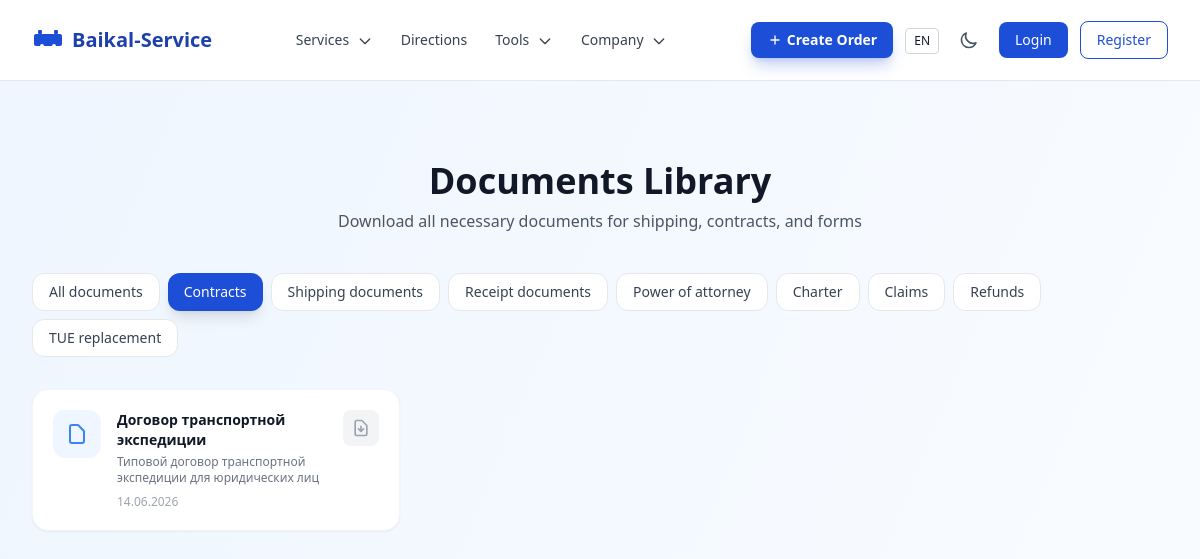
The app's page /ru/documents/ with its own data.
### apps/documents/models.py (models this page shows, shortened)
class Document(models.Model):
    class Category(models.TextChoices):
        CONTRACTS = 'contracts', _('Contracts')
        SHIPPING_DOCS = 'shipping_docs', _('Shipping documents')
        RECEIPT_DOCS = 'receipt_docs', _('Receipt documents')
        POWER_OF_ATTORNEY = 'power_of_attorney', _('Power of attorney')
        CHARTER = 'charter', _('Charter')
        CLAIMS = 'claims', _('Claims')
        REFUNDS = 'refunds', _('Refunds')
        TUE_REPLACEMENT = 'tue_replacement', _('TUE replacement')
    title = models.CharField(max_length=255, verbose_name=_('Title'))
    title_en = models.CharField(max_length=255, blank=True, verbose_name=_('Title (EN)'))
    category = models.CharField(max_length=30, choices=Category.choices, verbose_name=_('Category'))
    file = models.FileField(upload_to='documents/', verbose_name=_('File'))
    description = models.TextField(blank=True, verbose_name=_('Description'))
    uploaded_at = models.DateTimeField(auto_now_add=True, verbose_name=_('Uploaded at'))
    is_active = models.BooleanField(default=True, verbose_name=_('Active'))
    services = models.ManyToManyField(
        'services.Service', blank=True, related_name='documents',
        verbose_name=_('Services'),
    )
    additional_services = models.ManyToManyField(
        'services.AdditionalService', blank=True, related_name='documents',
        verbose_name=_('Additional services'),
    )
    class Meta:
        verbose_name = _('Document')
        verbose_name_plural = _('Documents')
        ordering = ['category', 'title']

### apps/documents/views.py (the view)
# urls.py: path('', views.DocumentListView.as_view(), name='list'),
class DocumentListView(ListView):
    model = Document
    template_name = 'pages/documents/list.html'
    context_object_name = 'documents'
    def get_queryset(self):
        return Document.objects.filter(is_active=True)
    def get_context_data(self, **kwargs):
        context = super().get_context_data(**kwargs)
        context['categories'] = Document.Category.choices
        return context

### apps/core/context_processors.py (called while the page is built)
def site_settings(request):
    return {
        'SITE_NAME': 'Baikal-Service',
        'SITE_DESCRIPTION': 'Logistics and cargo transportation across Russia and CIS',
        'theme': getattr(request, 'theme', 'light'),
        'DEBUG': settings.DEBUG,
    }

### apps/core/templatetags/i18n_extras.py (called while the page is built)
@register.filter
def localized(obj, language=None):
    if language is None:
        language = translation.get_language()
    lang_code = language[:2] if language else 'ru'
    if hasattr(obj, 'get_localized_name'):
        return obj.get_localized_name(lang_code)
    if lang_code == 'en':
        if hasattr(obj, 'name_en') and obj.name_en:
            return obj.name_en
        if hasattr(obj, 'title_en') and obj.title_en:
            return obj.title_en
    if hasattr(obj, 'name'):
        return obj.name
    if hasattr(obj, 'title'):
        return obj.title
    return str(obj)

@register.filter
def localized_field(obj, field_name):
    language = translation.get_language()
    lang_code = language[:2] if language else 'ru'
    if lang_code == 'en':
        en_field = f'{field_name}_en'
        if hasattr(obj, en_field):
            value = getattr(obj, en_field)
            if value:
                return value
    return getattr(obj, field_name, '')

### templates/pages/documents/list.html (shortened to what this page needs)
{% extends 'base.html' %}{% load i18n static i18n_extras %}
{% block content %}
<div class="bg-gradient-to-br from-baikal-50 to-white dark:from-gray-900 dark:to-gray-800 min-h-screen">
  <div class="max-w-7xl mx-auto px-4 sm:px-6 lg:px-8 py-12 lg:py-20">
    <h1 class="text-3xl lg:text-4xl font-bold text-gray-900 dark:text-white text-center mb-2">{% translate 'Documents Library' %}</h1>
    <p class="text-gray-600 dark:text-gray-400 text-center max-w-2xl mx-auto mb-10">{% translate 'Download all necessary documents for shipping, contracts, and forms' %}</p>
    <div x-data="{ activeTab: '{{ categories.0.0|default:'all' }}' }">
      <div class="flex flex-wrap gap-2 mb-8">
        <button @click="activeTab = 'all'" class="px-4 py-2 text-sm font-medium rounded-xl transition-all duration-200" :class="activeTab === 'all' ? 'bg-baikal-600 text-white shadow-lg' : 'bg-white dark:bg-gray-800 text-gray-700 dark:text-gray-300 border border-gray-200 dark:border-gray-700 hover:bg-gray-100 dark:hover:bg-gray-700'">
          {% translate 'All documents' %}
        </button>
        {% for cat_key, cat_name in categories %}
        <button @click="activeTab = '{{ cat_key }}'" class="px-4 py-2 text-sm font-medium rounded-xl transition-all duration-200" :class="activeTab === '{{ cat_key }}' ? 'bg-baikal-600 text-white shadow-lg' : 'bg-white dark:bg-gray-800 text-gray-700 dark:text-gray-300 border border-gray-200 dark:border-gray-700 hover:bg-gray-100 dark:hover:bg-gray-700'">
          {{ cat_name }}
        </button>
        {% endfor %}
      </div>
      <div class="grid grid-cols-1 sm:grid-cols-2 lg:grid-cols-3 gap-4">
        {% for doc in documents %}
        <div x-show="activeTab === 'all' || activeTab === '{{ doc.category }}'" class="bg-white dark:bg-gray-800 rounded-2xl p-5 shadow-sm hover:shadow-xl border border-gray-100 dark:border-gray-700 transition-all duration-300 group" x-transition:enter="transition ease-out duration-300" x-transition:enter-start="opacity-0 scale-95" x-transition:enter-end="opacity-100 scale-100">
          <div class="flex items-start gap-4">
            <div class="w-12 h-12 rounded-xl bg-baikal-50 dark:bg-baikal-900/30 flex items-center justify-center flex-shrink-0 group-hover:scale-110 transition-transform duration-300">
              <svg class="w-6 h-6 text-baikal-500" fill="none" stroke="currentColor" viewBox="0 0 24 24"><path stroke-linecap="round" stroke-linejoin="round" stroke-width="2" d="M7 21h10a2 2 0 002-2V9.414a1 1 0 00-.293-.707l-5.414-5.414A1 1 0 0012.586 3H7a2 2 0 00-2 2v14a2 2 0 002 2z"/></svg>
            </div>
            <div class="min-w-0 flex-1">
              <h3 class="font-semibold text-gray-900 dark:text-white text-sm group-hover:text-baikal-600 dark:group-hover:text-baikal-400 transition-colors">{{ doc|localized }}</h3>
              {% if doc.description %}<p class="text-xs text-gray-500 dark:text-gray-400 mt-1 line-clamp-2">{{ doc|localized_field:'description' }}</p>{% endif %}
              <p class="text-xs text-gray-400 dark:text-gray-500 mt-2">{{ doc.uploaded_at|date:"d.m.Y" }}</p>
            </div>
            {% if doc.file %}
            <a href="{{ doc.file.url }}" target="_blank" class="flex-shrink-0 p-2 rounded-lg bg-baikal-50 dark:bg-baikal-900/30 text-baikal-600 dark:text-baikal-400 hover:bg-baikal-100 dark:hover:bg-baikal-900/50 transition-colors" title="{% translate 'Download' %}">
            {% else %}
            <span class="flex-shrink-0 p-2 rounded-lg bg-gray-100 dark:bg-gray-700 text-gray-400 dark:text-gray-500" title="{% translate 'No file' %}">
            {% endif %}
              <svg class="w-5 h-5" fill="none" stroke="currentColor" viewBox="0 0 24 24"><path stroke-linecap="round" stroke-linejoin="round" stroke-width="2" d="M12 10v6m0 0l-3-3m3 3l3-3m2 8H7a2 2 0 01-2-2V5a2 2 0 012-2h5.586a1 1 0 01.707.293l5.414 5.414a1 1 0 01.293.707V19a2 2 0 01-2 2z"/></svg>
            {% if doc.file %}</a>{% else %}</span>{% endif %}
          </div>
        </div>
        {% endfor %}
      </div>
    </div>
  </div>
</div>
{% endblock %}

### static/css/styles.css (style rules this page uses)
html { line-height: 1.5; -webkit-text-size-adjust: 100%; -moz-tab-size: 4; tab-size: 4; font-family: 'Inter', ui-sans-serif, system-ui, sans-serif; font-feature-settings: normal; font-variation-settings: normal; -webkit-tap-highlight-color: transparent; }
body { margin: 0; line-height: inherit; }

### records on screen
Document: title "Договор транспортной экспедиции", description "Типовой договор транспортной экспедиции для юридических лиц", uploaded_at "14.06.2026"

### other values on screen
{{ lang_code }} "EN"
{{ cat_name }} "Contracts" "Shipping documents" "Receipt documents" "Power of attorney" "Charter" "Claims" "Refunds" "TUE replacement"
